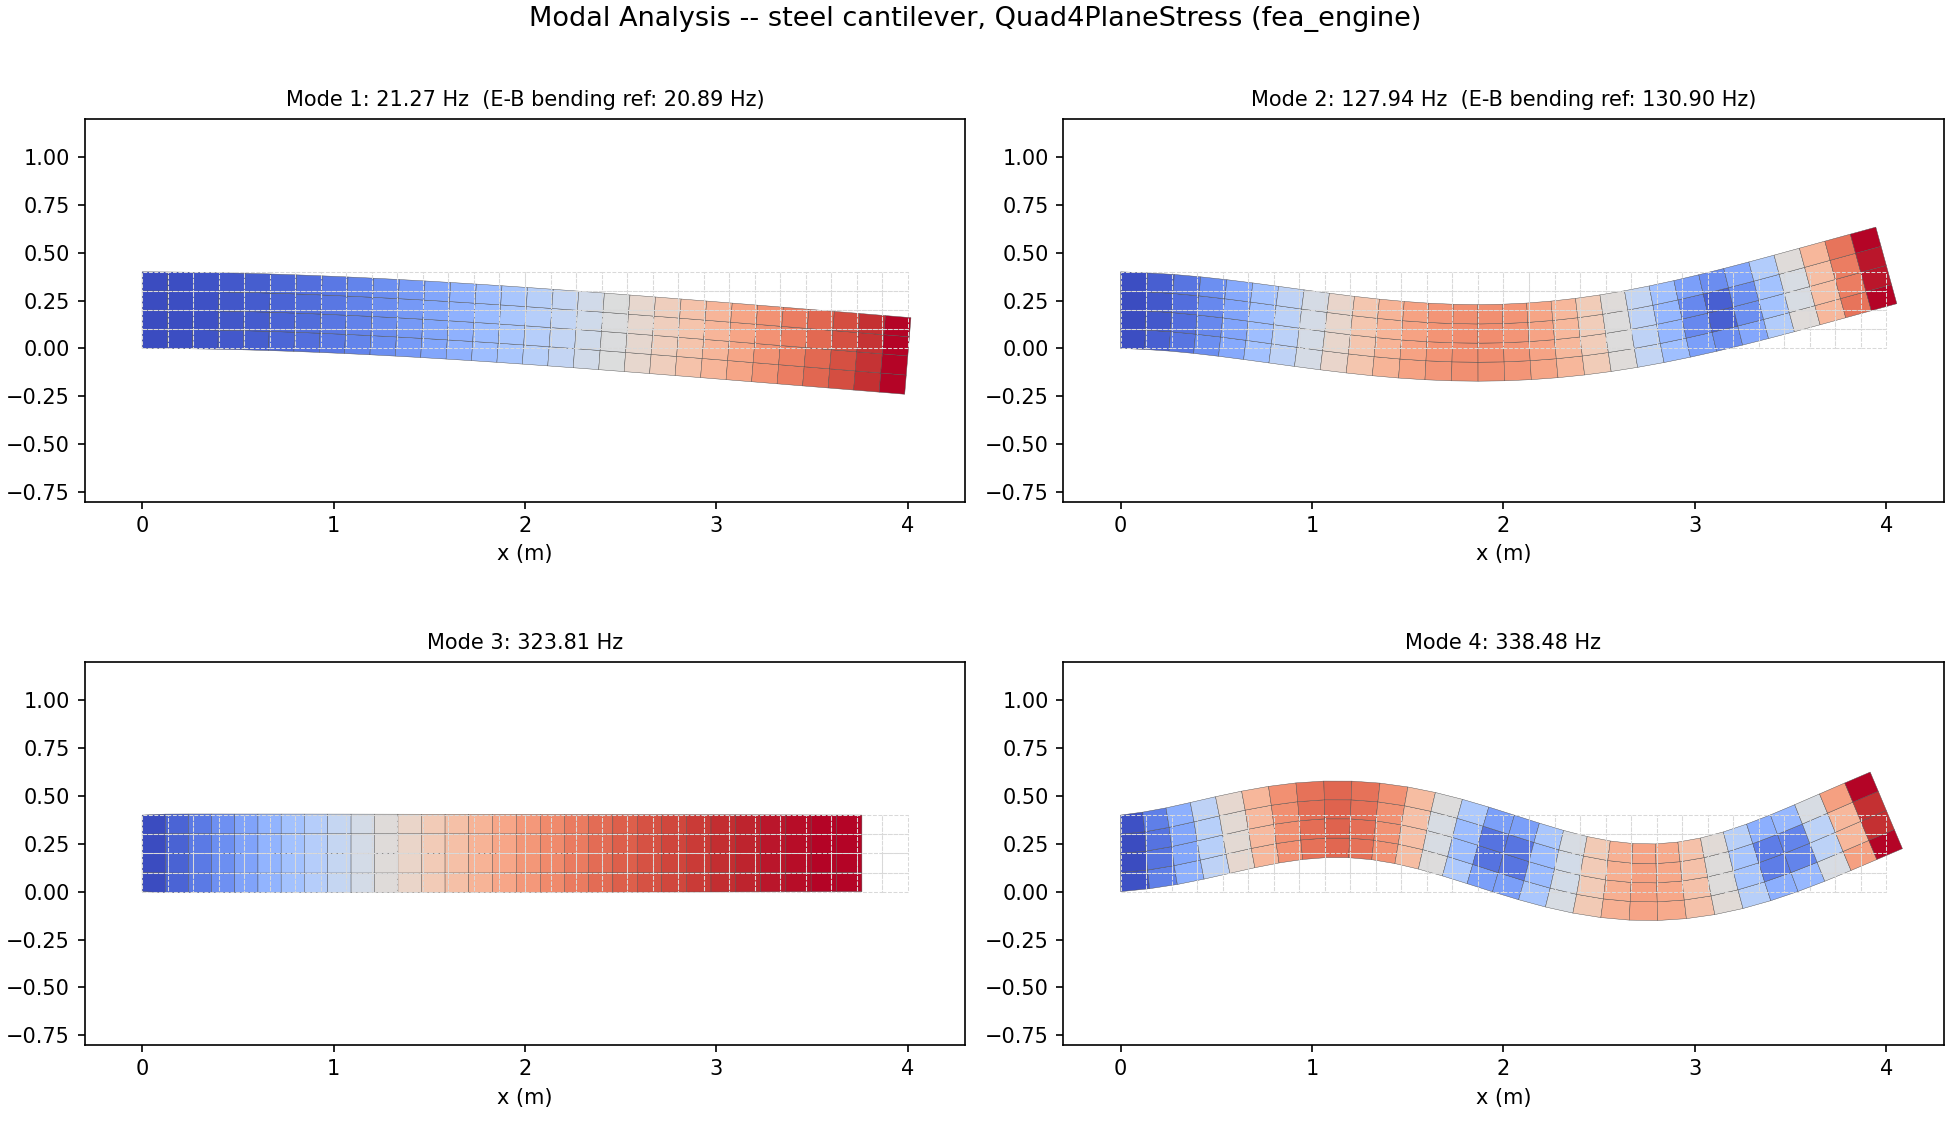

Generate this figure with Python:
"""
fea_05_modal_analysis.py -- Example Gallery: generalized eigenproblem
modal analysis (FESystem.solve_modal()), mirroring TensorMesh's
Example Gallery / Modal Analysis page ("cantilever vibration" is
literally named there as one of its two worked cases).

A steel cantilever (Quad4PlaneStress), K*phi = omega^2*M*phi solved on
the free DOFs. Plots the first four mode shapes (deformed mesh,
magnified) with their natural frequencies, plus a cross-check against
the classical Euler-Bernoulli cantilever bending-frequency formula
for the two bending-dominated modes -- an independent, closed-form
reference, not just "the eigensolver ran."
"""
import numpy as np
import matplotlib.pyplot as plt
from matplotlib.collections import PolyCollection, LineCollection

from fea_engine import Quad4PlaneStress, FESystem, Material, D_plane_stress
from fea_engine.mesh import rectangle_mesh

STEEL = Material(E=2.1e11, nu=0.3, rho=7850.0)
L, H = 4.0, 0.4
NX, NY = 30, 4
BEAM_BETA_L = [1.8751, 4.6941, 7.8548, 10.9955]   # Euler-Bernoulli cantilever roots


def main():
    mesh = rectangle_mesh(Lx=L, Ly=H, nx=NX, ny=NY)
    D = D_plane_stress(STEEL)
    fs = FESystem(mesh, Quad4PlaneStress())
    fs.assemble_stiffness(D)
    fs.assemble_mass(STEEL.rho * np.eye(2))
    left = mesh.nodes_on_line(axis=0, value=0.0)
    for n in left:
        fs.fix_dofs([n], [0, 1])

    n_modes = 4
    freq_hz, mode_shapes = fs.solve_modal(n_modes=n_modes)

    # Euler-Bernoulli reference for the two OUT-OF-PLANE-bending-like
    # modes among these four (a 2-D plane-stress cantilever also has
    # axial/other modes the 1-D beam formula doesn't cover -- reported
    # for context, not asserted to match every mode).
    I = H**3 / 12.0
    A = H * 1.0
    f_eb = [(bl**2 / (2 * np.pi * L**2)) * np.sqrt(STEEL.E * I / (STEEL.rho * A))
            for bl in BEAM_BETA_L[:2]]

    fig, axes = plt.subplots(2, 2, figsize=(13, 7.5), constrained_layout=True)
    for m, ax in enumerate(axes.flat):
        disp = np.zeros_like(mesh.nodes)
        for n in range(len(mesh.nodes)):
            disp[n] = mode_shapes[fs._global_dofs([n]), m]
        norm = np.max(np.linalg.norm(disp, axis=1))
        mag = 0.6 * H / max(norm, 1e-12)
        deformed = mesh.nodes + mag * disp

        undeformed = mesh.nodes[mesh.elements]
        ax.add_collection(LineCollection([np.vstack([q, q[0]]) for q in undeformed],
                                          colors='0.85', linewidths=0.5, linestyles='dashed'))
        quads = deformed[mesh.elements]
        vals = np.linalg.norm(disp[mesh.elements].mean(axis=1), axis=1)
        pc = PolyCollection(quads, array=vals, cmap='coolwarm', edgecolors='0.3', linewidths=0.2)
        ax.add_collection(pc)
        ax.set_xlim(-0.3, L + 0.3)
        ax.set_ylim(-H * 2, H * 3)
        ax.set_aspect('equal')
        title = f'Mode {m+1}: {freq_hz[m]:.2f} Hz'
        if m < 2:
            title += f'  (E-B bending ref: {f_eb[m]:.2f} Hz)'
        ax.set_title(title, fontsize=10)
        ax.set_xlabel('x (m)')

    fig.suptitle('Modal Analysis -- steel cantilever, Quad4PlaneStress (fea_engine)', fontsize=13)
    fig.savefig('fea_05_modal_analysis.png', dpi=150)
    print("Saved fea_05_modal_analysis.png")
    print(f"FE frequencies (Hz): {np.round(freq_hz, 3)}")
    print(f"Euler-Bernoulli bending reference (first 2 modes, Hz): {np.round(f_eb, 3)}")


if __name__ == "__main__":
    main()
